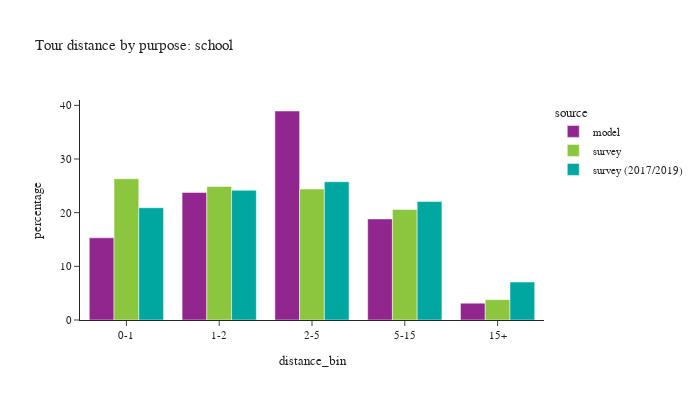

Notebook cell for this chart:
### Code cell
plot_bins(tour, tour['pdpurp'] == 2, 'school')

### Figure 1 — Plotly figure (JSON) as saved in the notebook; plotly's stock layout.template omitted (floating-point values rounded to 4 significant figures)
{"data": [{"alignmentgroup": "True", "customdata": [[111271], [172718], [282949], [136874], [22723]], "hovertemplate": "source=model<br>distance_bin=%{x}<br>percentage=%{y}<br>sample count=%{customdata[0]}<extra></extra>", "legendgroup": "model", "marker": {"color": "#91268F", "pattern": {"shape": ""}}, "name": "model", "offsetgroup": "model", "orientation": "v", "showlegend": true, "textposition": "auto", "type": "bar", "x": ["0-1", "1-2", "2-5", "5-15", "15+"], "xaxis": "x", "y": [15.32, 23.77, 38.94, 18.84, 3.128], "yaxis": "y"}, {"alignmentgroup": "True", "customdata": [[158], [157], [201], [114], [22]], "hovertemplate": "source=survey<br>distance_bin=%{x}<br>percentage=%{y}<br>sample count=%{customdata[0]}<extra></extra>", "legendgroup": "survey", "marker": {"color": "#8CC63E", "pattern": {"shape": ""}}, "name": "survey", "offsetgroup": "survey", "orientation": "v", "showlegend": true, "textposition": "auto", "type": "bar", "x": ["0-1", "1-2", "2-5", "5-15", "15+"], "xaxis": "x", "y": [26.32, 24.89, 24.4, 20.6, 3.792], "yaxis": "y"}, {"alignmentgroup": "True", "customdata": [[389], [438], [538], [241], [41]], "hovertemplate": "source=survey (2017/2019)<br>distance_bin=%{x}<br>percentage=%{y}<br>sample count=%{customdata[0]}<extra></extra>", "legendgroup": "survey (2017/2019)", "marker": {"color": "#00A7A0", "pattern": {"shape": ""}}, "name": "survey (2017/2019)", "offsetgroup": "survey (2017/2019)", "orientation": "v", "showlegend": true, "textposition": "auto", "type": "bar", "x": ["0-1", "1-2", "2-5", "5-15", "15+"], "xaxis": "x", "y": [20.92, 24.18, 25.76, 22.07, 7.065], "yaxis": "y"}], "layout": {"barmode": "group", "font": {"size": 11}, "height": 400, "legend": {"title": {"text": "source"}, "tracegroupgap": 0}, "title": {"text": "Tour distance by purpose: school"}, "width": 700, "xaxis": {"anchor": "y", "domain": [0.0, 1.0], "title": {"text": "distance_bin"}}, "yaxis": {"anchor": "x", "domain": [0.0, 1.0], "title": {"text": "percentage"}}}}
